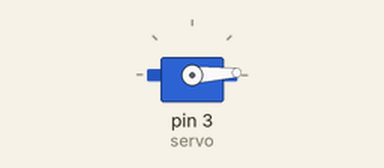
A sketch run on a simulated Arduino Uno, built with avr-gcc and run on an emulated ATmega328P. Shown: servo.

Above: at 0.05 s.
At 0.9 s:
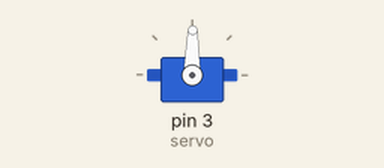
At 1.75 s:
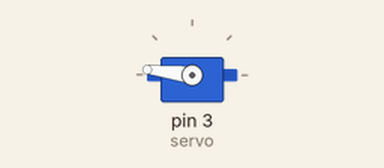
At 3.45 s:
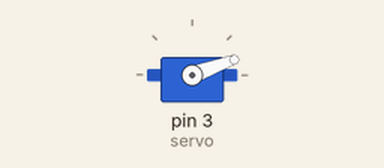
Timing chart, 0 to 8.4 s (numbered marks = the images above):
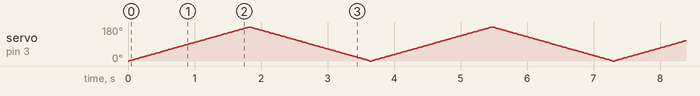

The sketch:

servoMotor180gAuto.ino
```cpp
#include<Servo.h>

Servo servo;
int pos = 0;

void setup() {
  servo.attach(3);
}

void loop() {

  for(pos=0; pos<=180; pos++) {
    servo.write(pos);
    delay(10);
  }

  for(pos=180; pos>=0; pos--) {
    servo.write(pos);
    delay(10);
  }

}
```
